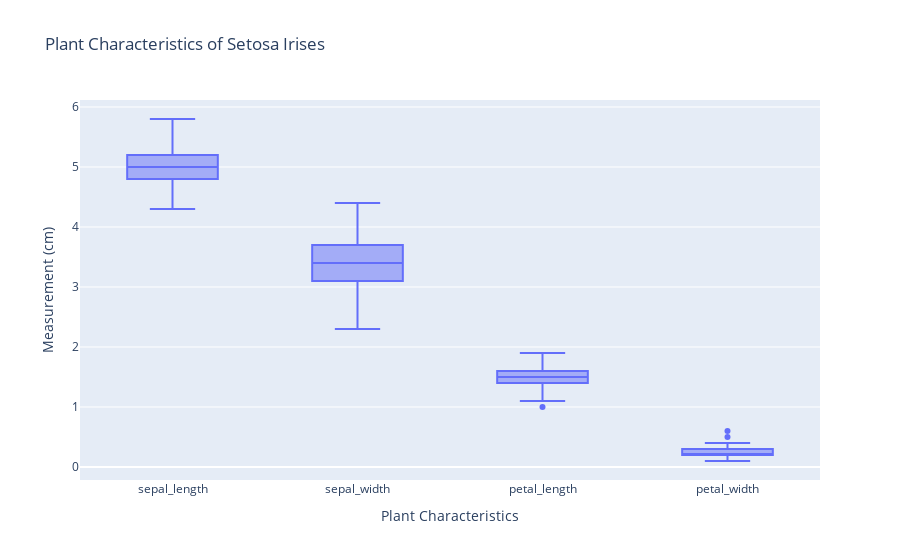

Here is the notebook cell this chart was saved with:
### Markdown cell above
<br>
<details>
    <summary>Blockly Hints</summary>
    <ul><li>Notation
        <ul>
            <li><code>A</code> &nbsp;:&nbsp; <code>B</code>&nbsp; means snap blocks A and B together.</li>
            <li><code>A</code> &nbsp;&lt;-&nbsp; <code>B</code>&nbsp; means insert block B into the hole in block A.</li>
        </ul>
    </li>
        <li>Blocks
            <ul>
                <li>freestyle
                    <ul>
                        <li>Unless specifically instructed, use the first block from the FREESTYLE menu.</li>
                    </ul>
                </li>
                <li><code>with .. do .. using ..</code>
                    <ul>
                        <li>The <code>with .. do .. using ..</code> block is found under VARIABLES.</li>
                        <li>You can use the <code>+ -</code> controls on the block to change the number of notches. Unless specifically instructed, the block should not have any empty notches when you click Blocks to Code. </li> 
                        <li>If <code>do</code> dropdown says "!Not populated until you execute code", click anywhere in the notebook tab, then click try "Run All Above Selected Cell" from the "Run" menu.</li> 
                        <li>If <code>with .. do .. using ..</code> block does not want to snap together nicely with the <code>set .. to</code> block, try dragging the <code>set .. to</code> block instead.</li>
                    </ul>
                </li>
            </ul>
        </li>
        <li>variable
            <ul>
                <li>After it is created, each variable has its own block at the end of the VARIABLES menu.</li>
            </ul>
        </li>
    </ul>
</details>

### Code cell
#!response
px.box(setosa,y=y,title=title,labels=labels)

#<xml xmlns="https://developers.google.com/blockly/xml"><variables><variable id="sxmi@8+(nr{5C?lifV,m">px</variable><variable id="wG6q^AvQXM-Ae1qfRTE~">setosa</variable></variables><block type="varDoMethod_Python" id="[a30j1pc$.bk]l{xkh2N" x="62" y="182"><mutation items="4"></mutation><field name="VAR" id="sxmi@8+(nr{5C?lifV,m">px</field><field name="MEMBER">box</field><data>px:box</data><value name="ADD0"><block type="variables_get" id="s2TSU~Bd|]HfC,9EoC`K"><field name="VAR" id="wG6q^AvQXM-Ae1qfRTE~">setosa</field></block></value><value name="ADD1"><block type="dummyOutputCodeBlock_Python" id=",w/`Y?6U@^6l=qS@wVpx"><field name="CODE">y=y</field></block></value><value name="ADD2"><block type="dummyOutputCodeBlock_Python" id="EoHV5y@@ex*bjJrL}Fo`"><field name="CODE">title=title</field></block></value><value name="ADD3"><block type="dummyOutputCodeBlock_Python" id="_EhypfBW$1eXlTEAvs.f"><field name="CODE">labels=labels</field></block></value></block></xml>

### Figure 1 — Plotly figure (JSON) as saved in the notebook; plotly's stock layout.template omitted (floating-point values rounded to 4 significant figures; data arrays with more than 128 entries replaced by an {"elided": "..."} marker saying what was removed)
{"data": [{"alignmentgroup": "True", "hovertemplate": "Plant Characteristics=%{x}<br>Measurement (cm)=%{y}<extra></extra>", "legendgroup": "", "marker": {"color": "#636efa"}, "name": "", "notched": false, "offsetgroup": "", "orientation": "v", "showlegend": false, "type": "box", "x": {"elided": "200 str values"}, "x0": " ", "xaxis": "x", "y": {"elided": "200 float values"}, "y0": " ", "yaxis": "y"}], "layout": {"autosize": true, "boxmode": "group", "legend": {"tracegroupgap": 0}, "title": {"text": "Plant Characteristics of Setosa Irises"}, "xaxis": {"anchor": "y", "autorange": true, "domain": [0, 1], "range": [-0.5, 3.5], "title": {"text": "Plant Characteristics"}, "type": "category"}, "yaxis": {"anchor": "x", "autorange": true, "domain": [0, 1], "range": [-0.2167, 6.117], "title": {"text": "Measurement (cm)"}, "type": "linear"}}}
